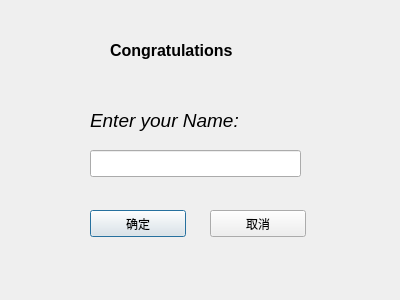
<?xml version="1.0" encoding="UTF-8"?>
<ui version="4.0">
 <class>input</class>
 <widget class="QDialog" name="input">
  <property name="geometry">
   <rect>
    <x>0</x>
    <y>0</y>
    <width>400</width>
    <height>300</height>
   </rect>
  </property>
  <property name="windowTitle">
   <string>Dialog</string>
  </property>
  <widget class="QLineEdit" name="leName">
   <property name="geometry">
    <rect>
     <x>90</x>
     <y>150</y>
     <width>211</width>
     <height>27</height>
    </rect>
   </property>
  </widget>
  <widget class="QLabel" name="label_2">
   <property name="geometry">
    <rect>
     <x>110</x>
     <y>40</y>
     <width>181</width>
     <height>21</height>
    </rect>
   </property>
   <property name="font">
    <font>
     <pointsize>12</pointsize>
     <weight>75</weight>
     <bold>true</bold>
    </font>
   </property>
   <property name="autoFillBackground">
    <bool>false</bool>
   </property>
   <property name="text">
    <string>Congratulations</string>
   </property>
  </widget>
  <widget class="QPushButton" name="btnOk">
   <property name="geometry">
    <rect>
     <x>90</x>
     <y>210</y>
     <width>96</width>
     <height>27</height>
    </rect>
   </property>
   <property name="text">
    <string>确定</string>
   </property>
  </widget>
  <widget class="QPushButton" name="btnQuit">
   <property name="geometry">
    <rect>
     <x>210</x>
     <y>210</y>
     <width>96</width>
     <height>27</height>
    </rect>
   </property>
   <property name="text">
    <string>取消</string>
   </property>
  </widget>
  <widget class="QLabel" name="label">
   <property name="geometry">
    <rect>
     <x>90</x>
     <y>100</y>
     <width>201</width>
     <height>41</height>
    </rect>
   </property>
   <property name="font">
    <font>
     <pointsize>14</pointsize>
     <italic>true</italic>
    </font>
   </property>
   <property name="text">
    <string>Enter your Name:</string>
   </property>
  </widget>
 </widget>
 <resources/>
 <connections/>
</ui>
